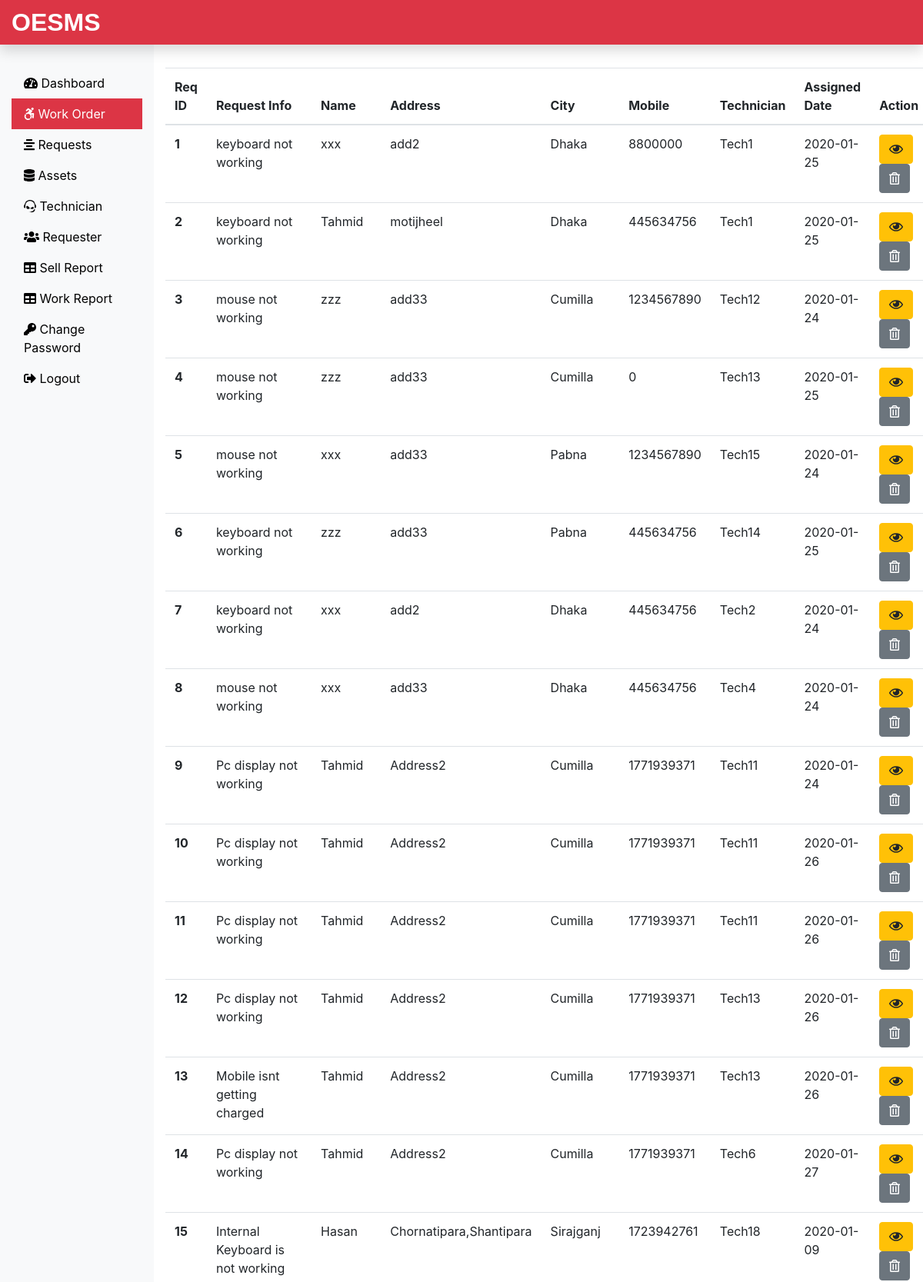
Page /Admin/work.php (signed in, upper part) on the committed database.
### tables this page shows
CREATE TABLE `assignwork_tb` (
  `rno` int(11) NOT NULL,
  `request_id` int(11) NOT NULL,
  `request_info` text NOT NULL,
  `request_desc` text NOT NULL,
  `requester_name` varchar(60) NOT NULL,
  `requester_add1` text NOT NULL,
  `requester_add2` text NOT NULL,
  `requester_city` varchar(60) NOT NULL,
  `requester_state` varchar(60) NOT NULL,
  `requester_zip` int(11) NOT NULL,
  `requester_email` varchar(60) NOT NULL,
  `requester_mobile` bigint(11) NOT NULL,
  `assign_tech` varchar(60) NOT NULL,
  `assign_date` date NOT NULL
);

### Admin/work.php (the view, shortened to what this page needs)
<?php
include('includes/header.php');
include('../dbConnection.php');
?>
<div class="col-sm-9 col-md-10 mt-5">
  <?php
 $sql = "SELECT * FROM assignwork_tb";
 $result = $conn->query($sql);
 if($result->num_rows > 0){
  echo '<table class="table">
  <thead>
    <tr>
      <th scope="col">Req ID</th>
      <th scope="col">Request Info</th>
      <th scope="col">Name</th>
      <th scope="col">Address</th>
      <th scope="col">City</th>
      <th scope="col">Mobile</th>
      <th scope="col">Technician</th>
      <th scope="col">Assigned Date</th>
      <th scope="col">Action</th>
    </tr>
  </thead>
  <tbody>';
  while($row = $result->fetch_assoc()){
    echo '<tr>
    <th scope="row">'.$row["request_id"].'</th>
    <td>'.$row["request_info"].'</td>
    <td>'.$row["requester_name"].'</td>
    <td>'.$row["requester_add2"].'</td>
    <td>'.$row["requester_city"].'</td>
    <td>'.$row["requester_mobile"].'</td>
    <td>'.$row["assign_tech"].'</td>
    <td>'.$row["assign_date"].'</td>
    <td><form action="viewassignwork.php" method="POST" class="d-inline"> <input type="hidden" name="id" value='. $row["request_id"] .'><button type="submit" class="btn btn-warning" name="view" value="View"><i class="far fa-eye"></i></button></form>
    <form action="" method="POST" class="d-inline"><input type="hidden" name="id" value='. $row["request_id"] .'><button type="submit" class="btn btn-secondary" name="delete" value="Delete"><i class="far fa-trash-alt"></i></button></form>
    </td>
    </tr>';
   }
   echo '</tbody> </table>';
  } else {
    echo "0 Result";
  }
  ?>
</div>
</div>
</div>
<?php
include('includes/footer.php');
?>

### rows in the picture
assignwork_tb: request "1", request_info "keyboard not working", requester_name "xxx", requester_add2 "add2", requester_city "Dhaka", requester_mobile "8800000", assign_tech "Tech1", assign_date "2020-01-25"
assignwork_tb: request "2", request_info "keyboard not working", requester_name "Tahmid", requester_add2 "motijheel", requester_city "Dhaka", requester_mobile "445634756", assign_tech "Tech1", assign_date "2020-01-25"
assignwork_tb: request "3", request_info "mouse not working", requester_name "zzz", requester_add2 "add33", requester_city "Cumilla", requester_mobile "1234567890", assign_tech "Tech12", assign_date "2020-01-24"
assignwork_tb: request "4", request_info "mouse not working", requester_name "zzz", requester_add2 "add33", requester_city "Cumilla", requester_mobile "0", assign_tech "Tech13", assign_date "2020-01-25"
assignwork_tb: request "5", request_info "mouse not working", requester_name "xxx", requester_add2 "add33", requester_city "Pabna", requester_mobile "1234567890", assign_tech "Tech15", assign_date "2020-01-24"
assignwork_tb: request "6", request_info "keyboard not working", requester_name "zzz", requester_add2 "add33", requester_city "Pabna", requester_mobile "445634756", assign_tech "Tech14", assign_date "2020-01-25"
assignwork_tb: request "7", request_info "keyboard not working", requester_name "xxx", requester_add2 "add2", requester_city "Dhaka", requester_mobile "445634756", assign_tech "Tech2", assign_date "2020-01-24"
assignwork_tb: request "8", request_info "mouse not working", requester_name "xxx", requester_add2 "add33", requester_city "Dhaka", requester_mobile "445634756", assign_tech "Tech4", assign_date "2020-01-24"
assignwork_tb: request "9", request_info "Pc display not working", requester_name "Tahmid", requester_add2 "Address2", requester_city "Cumilla", requester_mobile "1771939371", assign_tech "Tech11", assign_date "2020-01-24"
assignwork_tb: request "10", request_info "Pc display not working", requester_name "Tahmid", requester_add2 "Address2", requester_city "Cumilla", requester_mobile "1771939371", assign_tech "Tech11", assign_date "2020-01-26"
assignwork_tb: request "11", request_info "Pc display not working", requester_name "Tahmid", requester_add2 "Address2", requester_city "Cumilla", requester_mobile "1771939371", assign_tech "Tech11", assign_date "2020-01-26"
assignwork_tb: request "12", request_info "Pc display not working", requester_name "Tahmid", requester_add2 "Address2", requester_city "Cumilla", requester_mobile "1771939371", assign_tech "Tech13", assign_date "2020-01-26"
assignwork_tb: request "13", request_info "Mobile isnt getting charged", requester_name "Tahmid", requester_add2 "Address2", requester_city "Cumilla", requester_mobile "1771939371", assign_tech "Tech13", assign_date "2020-01-26"
assignwork_tb: request "14", request_info "Pc display not working", requester_name "Tahmid", requester_add2 "Address2", requester_city "Cumilla", requester_mobile "1771939371", assign_tech "Tech6", assign_date "2020-01-27"
assignwork_tb: request "15", request_info "Internal Keyboard is not working", requester_name "Hasan", requester_add2 "Chornatipara,Shantipara", requester_city "Sirajganj", requester_mobile "1723942761", assign_tech "Tech18", assign_date "2020-01-09"
